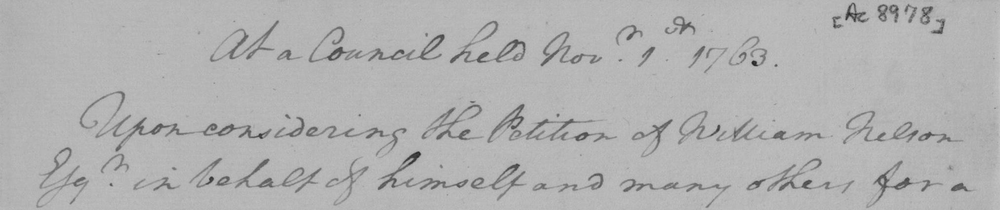
#> input picture DIBC02009_Test_images-handwritten/H01.bmp, 1000 x 210 px, shrunk from 2025 x 426 before the run
$ python processamento_com_nick.py
#> lines starting #> are read from the running program, lines starting #| are printed output that depends on the picture; after the words box and inside, x2 and y2 are one past the last pixel; in counts of white or black regions, pixels touching at a corner belong together
import cv2 as cv
import numpy as np
from skimage.filters import threshold_multiotsu
import os
import matplotlib.pyplot as plt
import statistics


# ==============================================================================
# 0. Kernels usados no hit-miss do pós processamento
# ==============================================================================


arrGap = np.array([[-1, -1, -1],
                        [-1, 1, -1],
                        [-1, -1, -1]], dtype=np.float32)  # Array de gap

arrDot = np.array([[1, 1, 1],
                    [1, -1, 1],
                    [1, 1, 1]], dtype=np.float32)  # Array de detectar

arrconvU =  np.array([
                    [0, 0, 0, 0, 0,],
                    [0,1,1,1, 0],
                    [0,1, -1,1, 0],
                    [0, -1, -1, -1, 0],
                    [0, -1, -1, -1, 0]], dtype=np.float32)  # Array de detectar ponto

arrconvD =  np.array([
                    [0, -1, -1, -1, 0],
                    [0, -1, -1, -1, 0],
                    [0,1, -1,1, 0],
                    [0,1,1,1, 0],
                    [0, 0, 0, 0, 0,]], dtype=np.float32)  # Array de detectar ponto


arrconvL =  np.array([
                    [0, 0, 0, 0, 0],
                    [0,1,1, -1, -1],
                    [0,1, -1, -1, -1],
                    [0,1,1, -1, -1],
                    [0, 0, 0, 0, 0]], dtype=np.float32)  # Array de detectar ponto

arrconvR =  np.array([
                    [0, 0, 0, 0, 0],
                    [-1, -1,1,1, 0],
                    [-1, -1, -1,1, 0],
                    [-1, -1,1,1, 0],
                    [0, 0, 0, 0, 0]], dtype=np.float32)  # Array de detectar ponto

arrconv = [arrconvU,arrconvD,arrconvL,arrconvR]

arrconcU =  np.array([
                    [0, 0, 0, 0, 0,],
                    [0,1,1,1, 0],
                    [0, -1,1, -1, 0],
                    [0, -1, -1, -1, 0],
                    [0, -1, -1, -1, 0]], dtype=np.float32)  # Array de detectar ponto

arrconcD =  np.array([
                    [0, -1, -1, -1, 0],
                    [0, -1, -1, -1, 0],
                    [0, -1,1, -1, 0],
                    [0,1,1,1, 0],
                    [0, 0, 0, 0, 0,]], dtype=np.float32)  # Array de detectar ponto


arrconcL =  np.array([
                    [0, 0, 0, 0, 0],
                    [0,1, -1, -1, -1],
                    [0,1,1, -1, -1],
                    [0,1, -1, -1, -1],
                    [0, 0, 0, 0, 0]], dtype=np.float32)  # Array de detectar ponto

arrconcR =  np.array([
                    [0, 0, 0, 0, 0],
                    [-1, -1,1,1, 0],
                    [-1, -1,-1,1, 0],
                    [-1, -1,1,1, 0],
                    [0, 0, 0, 0, 0]], dtype=np.float32)  # Array de detectar ponto

arrconc = [arrconcU,arrconcD,arrconcL,arrconcR]

# ==============================================================================
# 1. CRIAÇÃO DA PASTA DE RESULTADOS E LEITURA DA IMAGEM
# ==============================================================================
# Configuração do diretório de saída para salvar os resultados intermediários e finais.
output_dir = './resultados_binarizacao_nick'
os.makedirs(output_dir, exist_ok=True)

image_path = './DIBC02009_Test_images-handwritten/H01.bmp'

# Leitura da imagem e conversão para escala de cinza.
# O casting para float32 (gf) é necessário para evitar estouro de memória (overflow/underflow)
# durante as operações aritméticas nas etapas de cálculo de contraste.
img = cv.imread(image_path)
#> img is the input picture: shape (210, 1000, 3); min 40, max 198, mean 177.3
gray = cv.cvtColor(img, cv.COLOR_BGR2GRAY).astype(np.uint8)
gf = gray.astype(np.float32)

# ==============================================================================
# 2. PRÉ-PROCESSAMENTO: ESTIMATIVA DE CONTRASTE LOCAL E APLICAÇÃO DE CLAHE
# ==============================================================================
# O objetivo deste bloco é avaliar se a imagem possui baixo contraste local e,
# se necessário, aplicar a equalização adaptativa de histograma para melhoria de detalhes.

# Definição do elemento estruturante (kernel 3x3) para operações morfológicas.
kernel = np.ones((3, 3), np.uint8)

# Operações morfológicas para mapear os valores extremos locais (vizinhança 3x3):
# - Dilatação (dilate): Encontra a intensidade máxima local (envelope superior).
# - Erosão (erode): Encontra a intensidade mínima local (envelope inferior).
local_max = cv.dilate(gf, kernel)
local_min = cv.erode(gf, kernel)

# Cálculo do Contraste Local de Michelson: C = (Max - Min) / (Max + Min)
# Utiliza-se um valor infinitesimal 'e' (epsilon) para evitar divisões por zero.
soma = local_max + local_min
diferenca = local_max - local_min
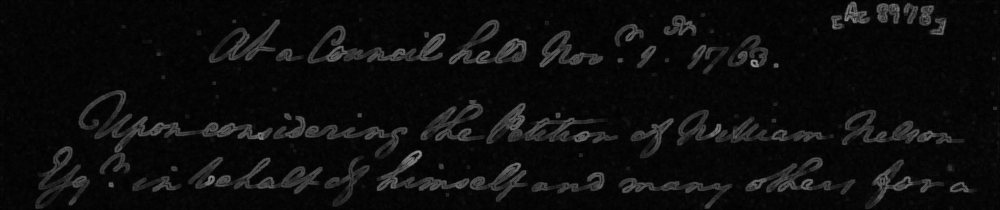
#> diferenca: shape (210, 1000) float32; min 0, max 143, mean 13.4
e = 1e-6

local_contrast_map = np.zeros_like(gf)
mask = soma > 0
#> mask: shape (210, 1000) bool; every value is 1
local_contrast_map[mask] = diferenca[mask] / (soma[mask] + e)

# Média global do contraste de Michelson local para classificar o nível de contraste da imagem.
final_local_contrast = np.mean(local_contrast_map)
#> final_local_contrast = 0.043

# Se o contraste médio local for muito baixo (< 0.02), aplica-se o CLAHE
# (Contrast Limited Adaptive Histogram Equalization) para realçar os gradientes locais
# de cinza, limitando a amplificação de ruído em regiões homogêneas.
if final_local_contrast < 0.02:
    clahe = cv.createCLAHE(clipLimit=2.0, tileGridSize=(8, 8))
    gray = clahe.apply(gray)

# ==============================================================================
# 3. SELEÇÃO DA LIMIARIZAÇÃO GLOBAL BASEADA EM CONTRASTE (DECISÃO DINÂMICA)
# ==============================================================================
# Aqui define-se qual algoritmo de binarização global é mais adequado com base
# no contraste local estimado. É utilizado o algoritmo Multi-Otsu (com 3 classes,
# gerando 2 limiares: lim[0] e lim[1]) e o Otsu padrão de 2 classes (TO).

T01, T02, T03 = 0.03, 0.04, 0.085
lim = threshold_multiotsu(gray, classes=3)
#> lim = [127, 163]

if final_local_contrast <= T01:
    # Cenário de contraste extremamente baixo: Adota o limiar Multi-Otsu mais alto
    # (lim[1]) para forçar a segmentação do texto fracamente definido.
    _, img_binarizada = cv.threshold(gray, lim[1], 255, cv.THRESH_BINARY)
elif final_local_contrast <= T02:
    # Cenário de contraste muito baixo: Analisa a distribuição de pixels entre o
    # limiar de Otsu clássico (TO) e o limiar Multi-Otsu superior (lim[1]).
    # Se a diferença de limiares for razoável (Dmin a Dmax) e o número de pixels
    # na faixa intermediária (nb) for pequeno em relação ao fundo (nb_1),
    # utiliza-se lim[1]; caso contrário, mantém-se o Otsu padrão (TO).
    Dmin, Dmax, P = 5, 25, 0.5
    _, thresh_otsu = cv.threshold(gray, 0, 255, cv.THRESH_BINARY + cv.THRESH_OTSU)
    TO = thresh_otsu
    nb = np.sum((gray > TO) & (gray <= lim[1]))
    nb_1 = np.sum(gray <= TO)
    d = abs(lim[1] - TO)

    if (Dmin <= d <= Dmax) and (nb <= (P*nb_1)):
        _, img_binarizada = cv.threshold(gray, lim[1], 255, cv.THRESH_BINARY)
    else:
        _, img_binarizada = cv.threshold(gray, TO, 255, cv.THRESH_BINARY)
elif final_local_contrast <= T03:
    # Cenário de contraste moderado: Aplica o algoritmo clássico de Otsu (limiar global ideal).
    _, img_binarizada = cv.threshold(gray, 0, 255, cv.THRESH_BINARY + cv.THRESH_OTSU)
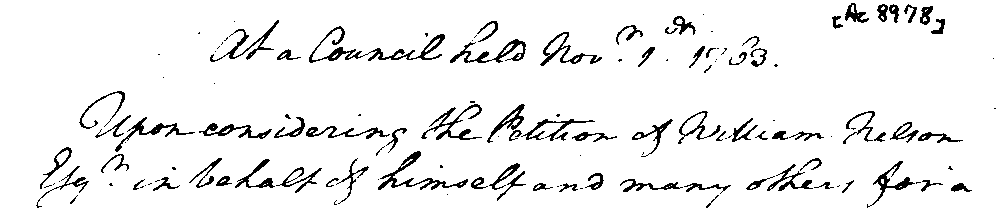
#> img_binarizada: shape (210, 1000); 93.5% white; black in thin lines or dots
else:
    # Cenário de contraste alto: Adota o limiar Multi-Otsu inferior (lim[0])
    # para evitar a inclusão de ruídos de fundo como parte do objeto binarizado.
    _, img_binarizada = cv.threshold(gray, lim[0], 255, cv.THRESH_BINARY)

# ==============================================================================
# 4. LIMIARIZAÇÃO LOCAL ADAPTATIVA DE NICK
# ==============================================================================
# O algoritmo de NICK calcula um limiar específico para cada pixel com base nas
# estatísticas locais (média e variância) de uma vizinhança de tamanho ws x ws.
# A fórmula matemática é: T(x, y) = m(x, y) + k_nick * sqrt((sum_sq - m^2) / N)
# É ideal para preservar traços finos e contornos de escrita manual (tinta).

ws = 7
k_nick = -0.05  # Parâmetro de controle da influência do desvio padrão local.
gray_f = gray.astype(np.float64)

# Cálculo eficiente da média local m(x, y) usando Box Filter (filtro de caixa 2D uniforme).
m_img = cv.boxFilter(gray_f, -1, (ws, ws), normalize=True)

# Cálculo da média dos quadrados locais para computar a variância local de forma otimizada.
gray_sq = gray_f ** 2
sum_sq_img = cv.boxFilter(gray_sq, -1, (ws, ws), normalize=False)
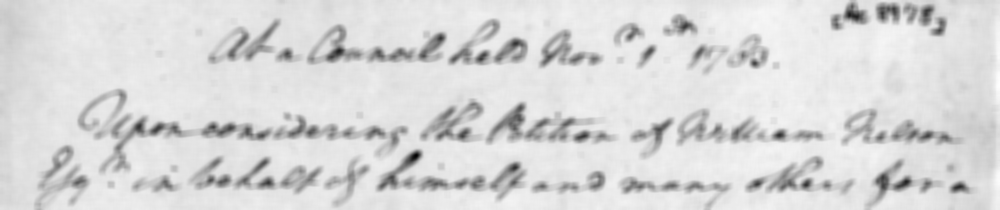
#> sum_sq_img: shape (210, 1000) float64; min 360763, max 1760705, mean 1552172.9; drawn with min black and max white

NP = ws * ws
# Cálculo do radicando (estimador de variância/desvio padrão da vizinhança).
# Garante-se que valores levemente negativos causados por precisão numérica sejam zerados.
radicand = (sum_sq_img - (m_img ** 2)) / NP
radicand = np.maximum(radicand, 0.0)

# Geração do mapa bidimensional de limiares locais T_nick_img.
T_nick_img = m_img + k_nick * np.sqrt(radicand)

# Segmentação local: pixels com intensidade menor ou igual ao limiar local viram preto (0),
# e pixels maiores viram branco (255).
img_nick = np.zeros_like(gray, dtype=np.uint8)
img_nick[gray <= T_nick_img] = 0
img_nick[gray > T_nick_img] = 255

# ==============================================================================
# 5. DETECÇÃO DE MANCHAS (SMEAR) POR DENSIDADE E MESCLAGEM HÍBRIDA
# ==============================================================================
# Manchas ou vazamento de tinta (smear) degradam a binarização global.
# Este bloco divide a imagem binarizada global em blocos não-sobrepostos,
# calcula a densidade de pixels pretos (texto/mancha) em cada bloco e
# rotula blocos com densidade anormalmente alta (outliers) como manchas.

k_smear = 0.001
h, w = img_binarizada.shape
#> h = 210; w = 1000
fSlist = []
blockscoords = []

# Partição da imagem em blocos disjuntos de dimensão ws x ws.
for y in range(0, h, ws):
    for x in range(0, w, ws):
        block = img_binarizada[y:y+ws, x:x+ws]
        tp = block.size
        if tp > 0:
            bp = np.sum(block == 0)      # Quantidade de pixels pretos no bloco.
            fS = bp / tp                 # Fração de pixels pretos (densidade).
            fSlist.append(fS)
            blockscoords.append((y, x, fS, block.shape))
#> after the loop, blockscoords = 4290 items; fSlist = 4290 values, max 0.918 at index 408, min 0 at index 0, mean 0.0648

# Média e desvio padrão global da densidade de pixels pretos por bloco.
m_fS, s_fS = np.mean(fSlist), np.std(fSlist)
#> m_fS = 0.0648; s_fS = 0.147

smear_mask = np.zeros_like(img_binarizada)

# Classificação dos blocos: se a fração de pretos exceder (média + k_smear * desvio_padrão),
# a região é classificada como mancha ou região densa de interesse.
for y, x, fS, shape in blockscoords:
    if fS > (m_fS + k_smear * s_fS):
        smear_mask[y:y+shape[0], x:x+shape[1]] = 255
#> this loop made 4290 passes
#> x on passes 1 to 3: 0, 7, 14
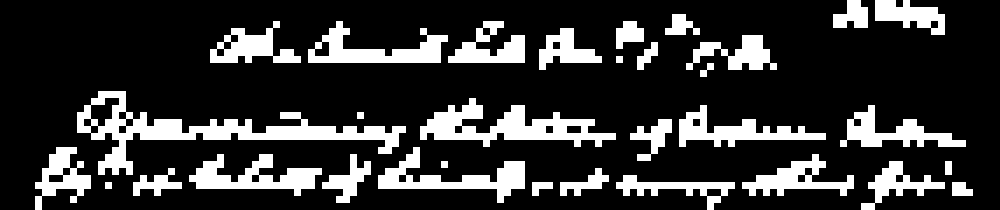
#> smear_mask: shape (210, 1000); 20.2% white; 32 white regions, largest, box (x1, y1, x2, y2) and area: (77, 91, 406, 175) 6419, (420, 98, 616, 147) 4067, (378, 147, 525, 203) 2695

# Dilatação morfológica da máscara de manchas para abranger as bordas e áreas de transição.
kernel_dilate_mask = np.ones((ws, ws), np.uint8)
smear_mask = cv.dilate(smear_mask, kernel_dilate_mask, iterations=1)
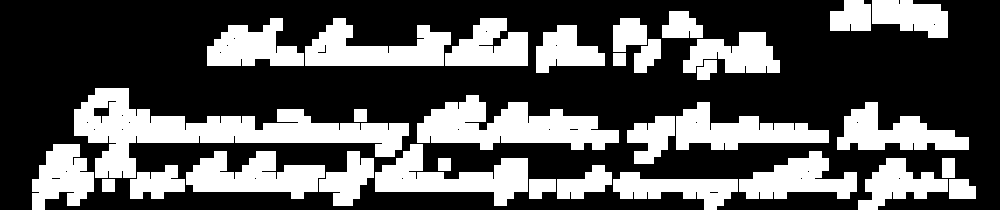
#> smear_mask: shape (210, 1000); 33.9% white; 32 white regions, largest, box (x1, y1, x2, y2) and area: (74, 88, 409, 178) 10649, (417, 95, 619, 150) 6389, (375, 144, 528, 206) 4291

# Mesclagem híbrida (Hybrid Binarization):
# - Nas áreas cobertas pela máscara de mancha (smear_mask == 255), utiliza-se o resultado
#   do algoritmo local adaptativo (img_nick), que é mais robusto a variações locais de iluminação.
# - Nas áreas limpas de fundo (fundo normal), preserva-se o resultado da binarização global.
img_b2 = np.where(smear_mask == 255, img_nick, img_binarizada)
#> img_b2: shape (210, 1000); 93.8% white; black in thin lines or dots


def HitMiss(img,shape):
    return cv.morphologyEx(img, cv.MORPH_HITMISS, shape)

# ==============================================================================
# 7. Pós processamento
# ==============================================================================


imagem_pos = cv.bitwise_not(img_b2)
#> imagem_pos: shape (210, 1000); 6.2% white in thin lines or dots
imagem_inversa = imagem_pos

# Remove pixels do foreground cercados por background
dotimg = HitMiss(imagem_pos,arrDot)
#> in HitMiss, `return cv.morphologyEx(img, cv.MORPH_HITMISS, shape)`: returned value: shape (210, 1000); 0% white in thin lines or dots, all inside (x1, y1, x2, y2) = (736, 133, 960, 187)
imagem_pos = imagem_pos - dotimg

# Remove pixels individuais do background cercados por foreground
gapimg = HitMiss(imagem_pos,arrGap)
#> in HitMiss (call 2), `return cv.morphologyEx(img, cv.MORPH_HITMISS, shape)`: returned value: shape (210, 1000); 0.01% white in thin lines or dots, all inside (x1, y1, x2, y2) = (91, 14, 994, 195)
imagem_pos = imagem_pos + gapimg

# Encontra os componentes conexos
num_labels, labels, stats, centroids = cv.connectedComponentsWithStats(imagem_pos, connectivity=8)
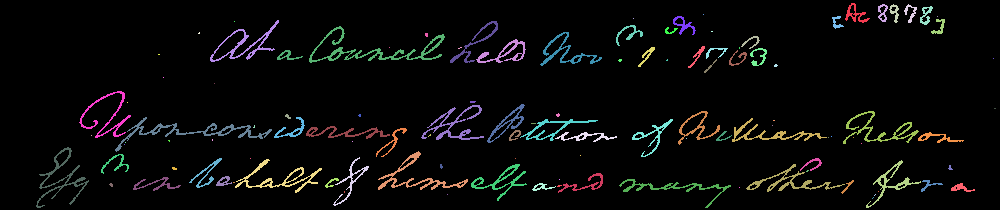
#> labels: shape (210, 1000) int32; 115 distinct labels, from 0 to 114; one colour per label, 0 black
#> num_labels = 115; stats = 115 rows, first 6: [0, 0, 1000, 210, 196908], [845, 3, 25, 20, 161], [878, 4, 10, 18, 88], [889, 4, 10, 19, 81], [904, 4, 13, 19, 85], [920, 6, 13, 19, 109]; centroids = 115 pairs, first value 61.57 to 994.5, second value 11.86 to 197.5


pixel_dict = {}
for label in range(num_labels):
    if (label != 0):
        pixel_dict[label] = 0

# Conta o número de pixels em cada componente
for row in labels:
    for pixel in row:
        if pixel != 0:
            pixel_dict[pixel] += 1
#> after the loop, pixel_dict = 114 items

valuelist = []

# Valor lambda utilizado na função de detectar "manchas"
lamb = 45

# Calcula a média e desvio padrão dos componentes
values = list(pixel_dict.values())
#> values = 114 values, max 787 at index 15, min 1 at index 5, mean 114.8
mean = statistics.mean(values)
#> mean = 114.8
std_dev = statistics.stdev(values)
#> std_dev = 167.3

# Mantém apenas os componentes de áreas menores que essa expressão
keep_labels = []
for label, count in pixel_dict.items():
    if count > (lamb*mean)/std_dev:
        keep_labels.append(label)
#> this loop made 114 passes
#> count on passes 1 to 12: 161, 88, 81, 85, 109, 1, 143, 65, 1, 1, 85, 1
#> after the loop, keep_labels = 57 values from 1 to 107

print(pixel_dict.items(),"\n\n",mean,std_dev)
#> (printed output is left out)
print()
print(keep_labels)
#> (printed output is left out)

# Normaliza para 255 o que é para ser mantido,e para 0 caso contrário
for row in labels:
    for pos,pixel in enumerate(row):
        if pixel in keep_labels:
            row[pos] = 255
        else:
            row[pos] = 0

con_imagem = cv.bitwise_not(labels.astype(np.uint8))
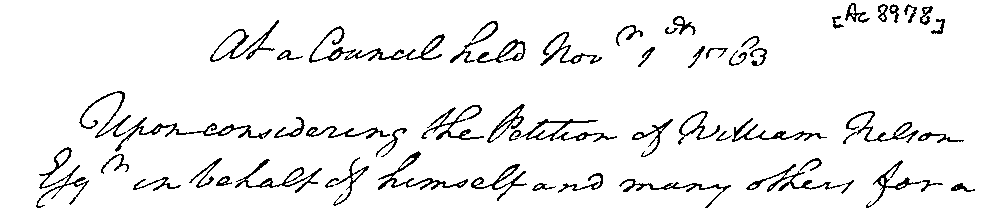
#> con_imagem: shape (210, 1000); 93.9% white; black in thin lines or dots
imagem_pos = con_imagem

# Remove concavidades de 1 pixel
for conv in arrconv:
    convrem = HitMiss(imagem_pos,conv)
    imagem_pos = imagem_pos - convrem

# Remove convexidades de 1 pixel
for conc in arrconc:
    concrem = HitMiss(imagem_pos,conc)
    imagem_pos = imagem_pos + concrem


imagem_final = imagem_pos


# ==============================================================================
# 7. SALVAMENTO DOS RESULTADOS
# ==============================================================================
base_name = os.path.basename(image_path).split('.')[0]
cv.imwrite(os.path.join(output_dir, f"{base_name}_01_Original_Gray.png"), gray)
cv.imwrite(os.path.join(output_dir, f"{base_name}_02_Binarizada_global.png"), img_binarizada)
cv.imwrite(os.path.join(output_dir, f"{base_name}_03_Binarizada_Nick.png"), img_b2)
cv.imwrite(os.path.join(output_dir, f"{base_name}_04_Pos_Processada.png"), imagem_final)
print(f"Resultados salvos com sucesso na pasta: {output_dir}")

$ run again, with DIBC02009_Test_images-handwritten/H03.bmp copied over DIBC02009_Test_images-handwritten/H01.bmp
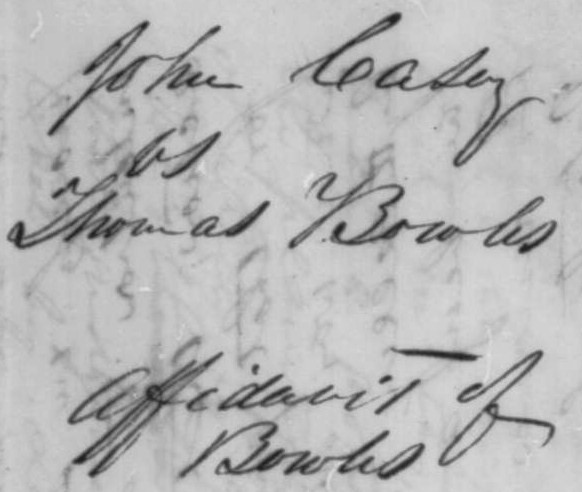
#> input picture DIBC02009_Test_images-handwritten/H03.bmp, 582 x 492 px
#> img is the input picture: shape (492, 582, 3); min 30, max 227, mean 181.7
#> mask: shape (492, 582) bool; every value is 1
#> final_local_contrast = 0.0524
#> lim = [124, 176]
#> img_binarizada: shape (492, 582); 87.4% white; 53 black regions (25 under 20 px), largest, box (x1, y1, x2, y2) and area: (7, 128, 221, 250) 5748, (67, 352, 223, 478) 5342, (288, 152, 557, 254) 4882
#> after the loop `for y in range(0, h, ws):`: blockscoords = 5964 items; fSlist = 5964 values, max 1 at index 224, min 0 at index 0, mean 0.124
#> m_fS = 0.124; s_fS = 0.266
#> the loop `for y, x, fS, shape in blockscoords:` made 5964 passes
#> x on passes 1 to 3: 0, 7, 14
#> img_b2: shape (492, 582); 91.8% white; 115 black regions (61 under 20 px), largest, box (x1, y1, x2, y2) and area: (288, 164, 497, 249) 2329, (375, 47, 545, 167) 2048, (215, 430, 425, 479) 1994
#> `num_labels, labels, stats, centroids = cv.connectedComponentsWithStats..`:
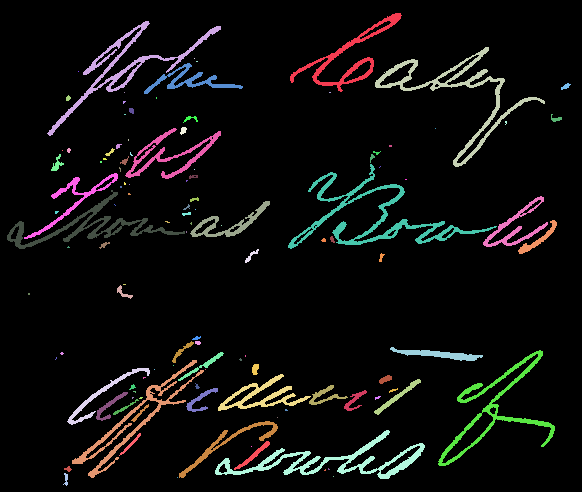
#> labels: shape (492, 582) int32; 116 distinct labels, from 0 to 115; one colour per label, 0 black
#> num_labels = 116; stats = 116 rows, first 6: [0, 0, 582, 492, 262978], [290, 13, 112, 79, 1229], [47, 21, 174, 115, 1711], [375, 47, 170, 120, 2048], [194, 58, 1, 1, 1], [196, 61, 2, 1, 2]; centroids = 116 pairs, first value 28.5 to 565.3, second value 55.86 to 478.8
#> after the loop `for row in labels:`: pixel_dict = 115 items
#> values = 115 values, max 2329 at index 34, min 1 at index 3, mean 203.2
#> mean = 203.2
#> std_dev = 474.1
#> the loop `for label, count in pixel_dict.items():` made 115 passes
#> count on passes 1 to 8: 1229, 1711, 2048, 1, 2, 650, 1, 36
#> after the loop `for label, count in pixel_dict.items():`: keep_labels = 54 values from 1 to 113
#> (printed output is left out)
#| [1, 2, 3, 6, 8, 11, 14, 16, 17, 19, 20, 26, 30, 31, 32, 35, 39, 40, 46, 48, 49, 50, 55, 57, 61, 63, 65, 66, 67, 70, 71, 72, 73, 74, 76, 80, 82, 83, 86, 87, 89, 91, 92, 93, 96, 97, 101, 102, 105, 106, 107, 108, 110, 113]
#> `con_imagem = cv.bitwise_not(labels.astype(np.uint8))`:
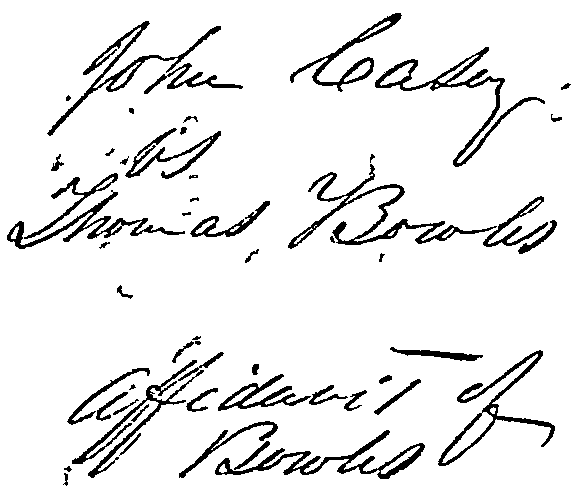
#> con_imagem: shape (492, 582); 91.9% white; 54 black regions, largest, box (x1, y1, x2, y2) and area: (288, 164, 497, 249) 2329, (375, 47, 545, 167) 2048, (215, 430, 425, 479) 1994
